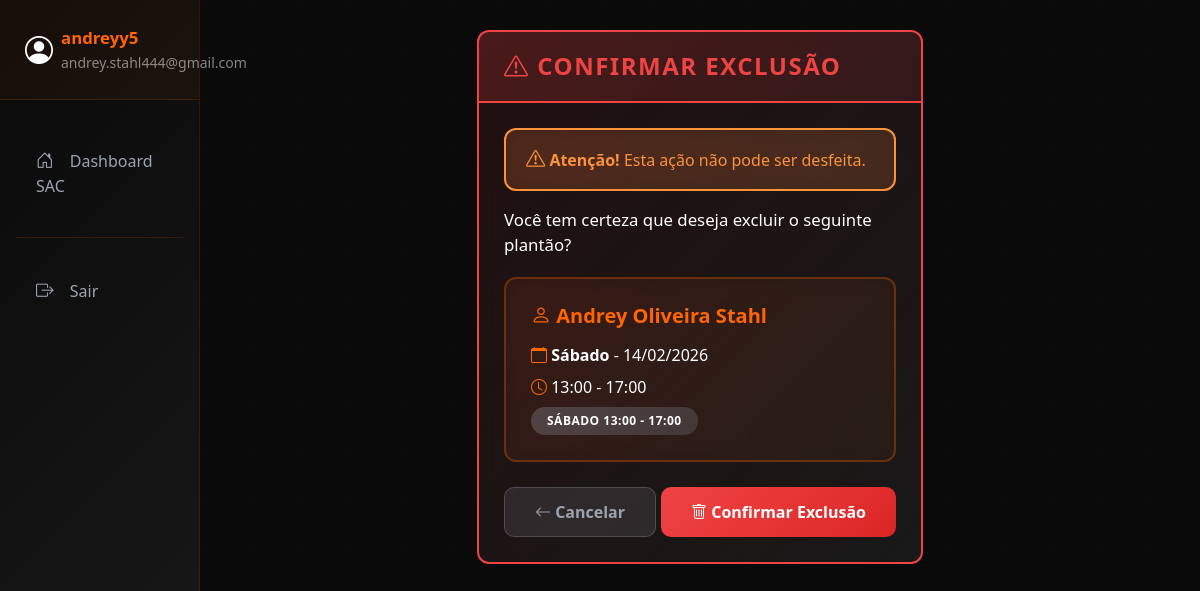
/plantao/deletar/1/ (signed in), run on an earlier commit of the app's database.
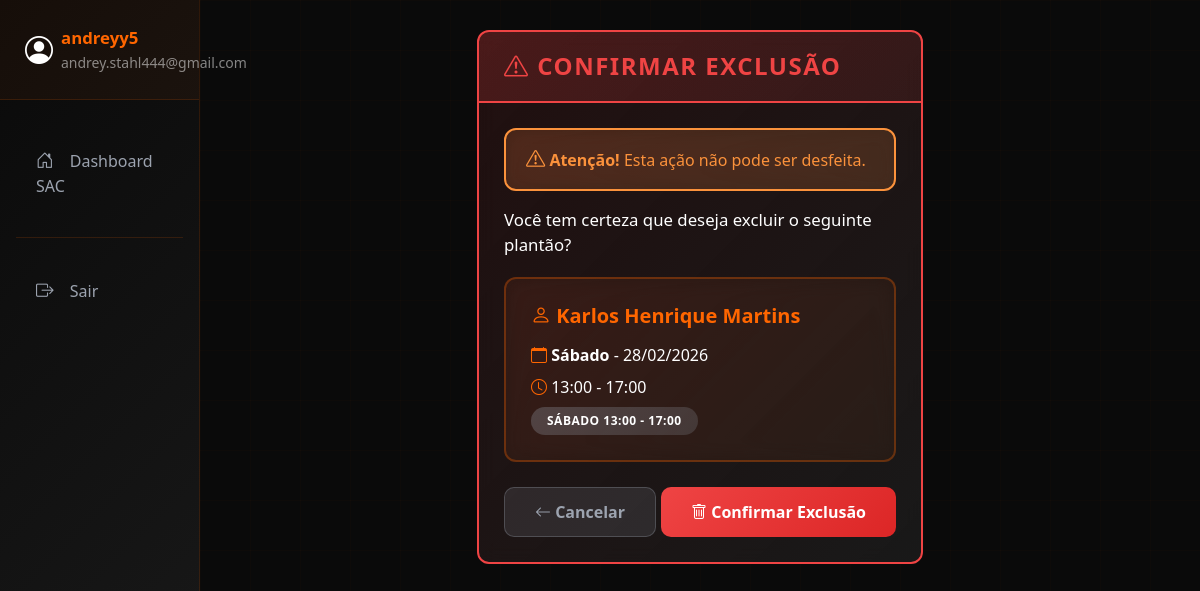
And on a later commit of the database.
### apps/plantao/models.py (models this page shows, shortened)
class Plantao(models.Model):
    DIAS_SEMANA = [
        ('SAB', 'Sábado'),
        ('DOM', 'Domingo'),
    ]
    TURNOS = [
        ('SABADO_TARDE1', 'Sábado 13:00 - 17:00'),
        ('SABADO_TARDE2', 'Sábado 17:00 - 21:00'),
        ('DOMINGO_MANHA', 'Domingo 08:00 - 13:00'),
        ('DOMINGO_TARDE1', 'Domingo 13:00 - 17:00'),
        ('DOMINGO_TARDE2', 'Domingo 17:00 - 21:00'),
    ]
    colaborador = models.ForeignKey(
        Colaborador,
        on_delete=models.CASCADE,
        related_name='plantoes'
    )
    data = models.DateField(help_text="Data do plantão")
    dia_semana = models.CharField(max_length=3, choices=DIAS_SEMANA)
    turno = models.CharField(max_length=20, choices=TURNOS)
    hora_inicio = models.TimeField()
    hora_fim = models.TimeField()
    observacoes = models.TextField(blank=True, null=True)
    criado_em = models.DateTimeField(auto_now_add=True)
    atualizado_em = models.DateTimeField(auto_now=True)
    class Meta:
        verbose_name = "Plantão"
        verbose_name_plural = "Plantões"
        ordering = ['data', 'hora_inicio']
        unique_together = ['data', 'turno']  # Não pode ter 2 pessoas no mesmo turno

class Colaborador(models.Model):
    user = models.OneToOneField(User, on_delete=models.CASCADE, related_name='colaborador', null=True, blank=True)
    nome_completo = models.CharField(max_length=200)
    ativo = models.BooleanField(default=True)
    ordem_fila = models.IntegerField(default=0, help_text="Ordem na fila de plantões")
    class Meta:
        verbose_name = "Colaborador"
        verbose_name_plural = "Colaboradores"
        ordering = ['ordem_fila', 'nome_completo']

### apps/plantao/views.py (the view)
    def wrapper(request, *args, **kwargs):
        if not is_admin(request.user):
            messages.error(request, '🔒 Você não tem permissão para acessar esta página.')
            return redirect('dashboard')
        return view_func(request, *args, **kwargs)

### apps/plantao/views.py (called while the page is built)
def is_admin(user):
    return user.groups.filter(name='Administrador').exists() or user.is_superuser

def get_user_colaborador(user):
    try:
        return Colaborador.objects.get(user=user)
    except Colaborador.DoesNotExist:
        return None

def admin_required(view_func):
    def wrapper(request, *args, **kwargs):
        if not is_admin(request.user):
            messages.error(request, '🔒 Você não tem permissão para acessar esta página.')
            return redirect('dashboard')
        return view_func(request, *args, **kwargs)
    return wrapper

@login_required
@admin_required
def deletar_plantao(request, plantao_id):
    plantao = get_object_or_404(Plantao, id=plantao_id)
    if request.method == 'POST':
        colaborador_nome = plantao.colaborador.nome_completo
        plantao.delete()
        messages.success(request, f'✅ Plantão de {colaborador_nome} removido com sucesso!')
        return redirect('dashboard')
    context = {
        'plantao': plantao,
    }
    return render(request, 'dashboard/confirmar_delete.html', context)

### templates/dashboard/confirmar_delete.html (shortened to what this page needs)
{% extends 'base.html' %}
{% block content %}
<div class="row justify-content-center">
    <div class="col-md-6">
        <div class="card" style="border: 2px solid #ef4444; background: linear-gradient(135deg, rgba(239, 68, 68, 0.1) 0%, rgba(26, 26, 26, 0.95) 100%);">
            <div class="card-header" style="background: linear-gradient(135deg, rgba(239, 68, 68, 0.2) 0%, rgba(239, 68, 68, 0.1) 100%); border-bottom: 2px solid #ef4444;">
                <h4 class="mb-0" style="color: #ef4444; font-weight: 700; text-transform: uppercase; letter-spacing: 1.5px;">
                    <i class="bi bi-exclamation-triangle"></i> Confirmar Exclusão
                </h4>
            </div>
            <div class="card-body">
                <div class="alert alert-warning" style="border: 2px solid #fb923c; background: rgba(251, 146, 60, 0.15);">
                    <i class="bi bi-exclamation-triangle" style="color: #fb923c; font-size: 1.2rem;"></i>
                    <strong style="color: #fb923c; font-weight: 700;">Atenção!</strong> Esta ação não pode ser desfeita.
                </div>
                <p style="color: #ffffff; font-size: 1.05rem; font-weight: 500;">Você tem certeza que deseja excluir o seguinte plantão?</p>
                <div class="card" style="background: rgba(255, 102, 0, 0.05); border: 2px solid rgba(255, 102, 0, 0.3); margin-top: 20px;">
                    <div class="card-body">
                        <h5 style="color: #ff6600; font-weight: 700; margin-bottom: 15px;">
                            <i class="bi bi-person"></i> {{ plantao.colaborador.nome_completo }}
                        </h5>
                        <p class="mb-2">
                            <i class="bi bi-calendar" style="color: #ff6600;"></i>
                            <strong style="color: #ffffff;">{{ plantao.get_dia_semana_display }}</strong> - {{ plantao.data|date:"d/m/Y" }}
                        </p>
                        <p class="mb-2">
                            <i class="bi bi-clock" style="color: #ff6600;"></i>
                            {{ plantao.hora_inicio|time:"H:i" }} - {{ plantao.hora_fim|time:"H:i" }}
                        </p>
                        <p class="mb-0">
                            <span class="badge" style="background: linear-gradient(135deg, rgba(156, 163, 175, 0.3) 0%, rgba(156, 163, 175, 0.2) 100%); padding: 8px 16px;">{{ plantao.get_turno_display }}</span>
                        </p>
                    </div>
                </div>
                <form method="post" class="mt-4">
                    <div class="d-flex justify-content-between">
                        <a href="{% url 'dashboard' %}" class="btn btn-secondary">
                            <i class="bi bi-arrow-left"></i> Cancelar
                        </a>
                        <button type="submit" class="btn btn-danger">
                            <i class="bi bi-trash"></i> Confirmar Exclusão
                        </button>
                    </div>
                </form>
            </div>
        </div>
    </div>
</div>
{% endblock %}

What changed in the data, as far as the page shows it:
changed Plantao "Sábado": colaborador.nome_completo "Andrey Oliveira Stahl" → "Karlos Henrique Martins"; data "14/02/2026" → "28/02/2026"
